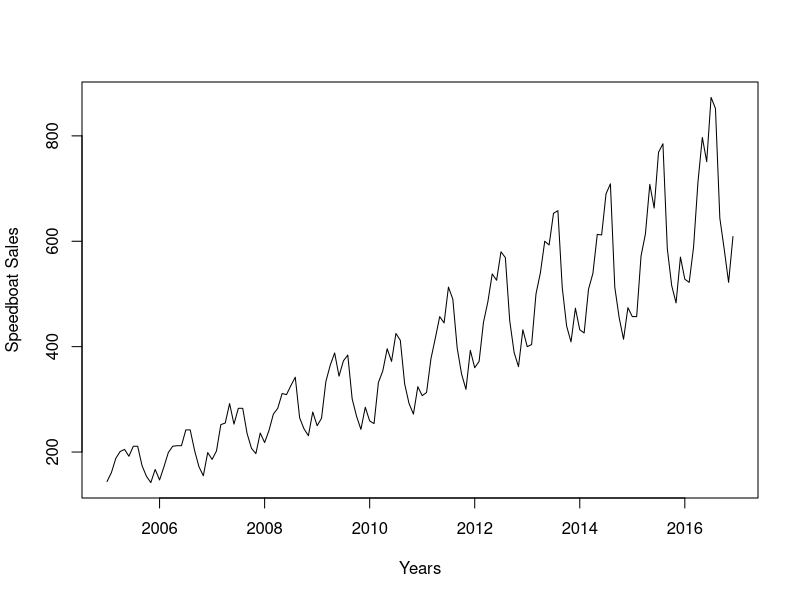
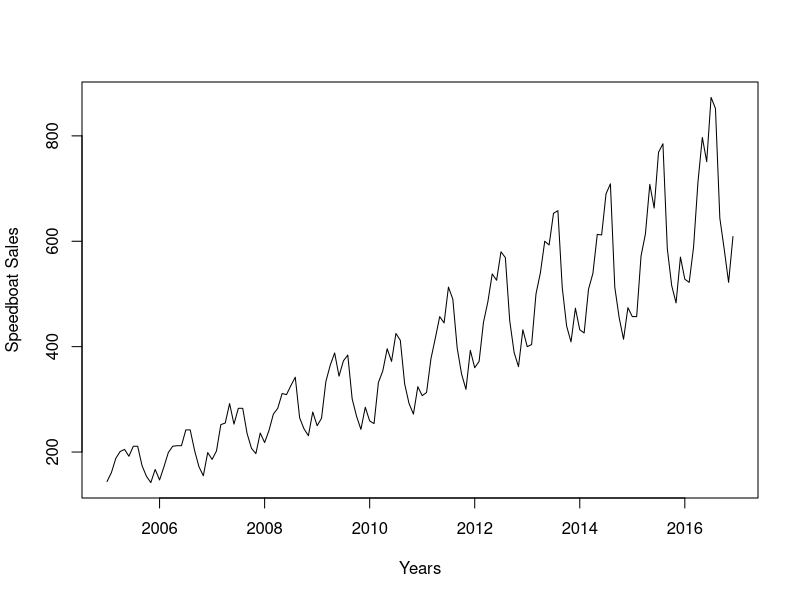
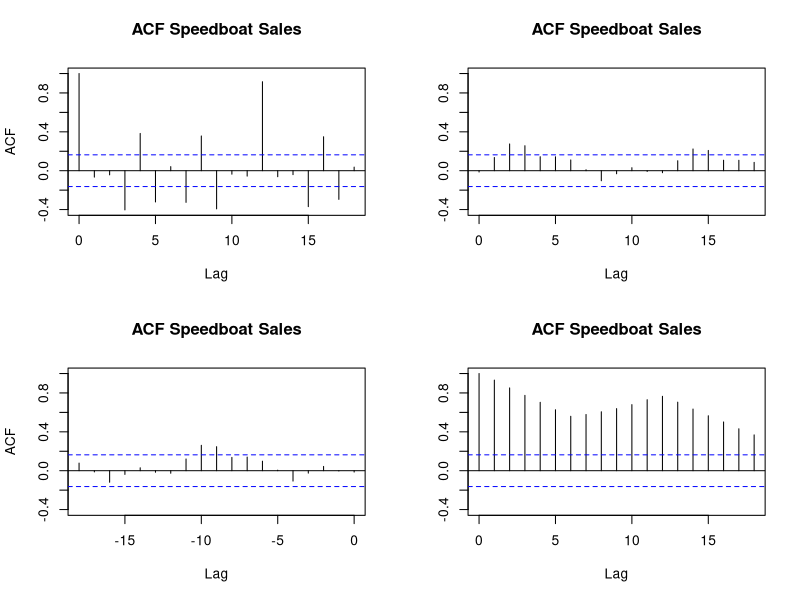
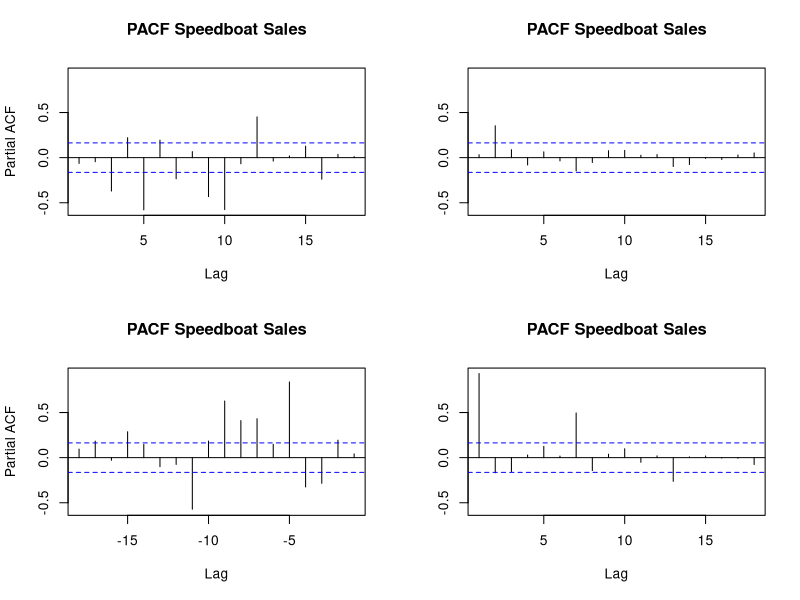
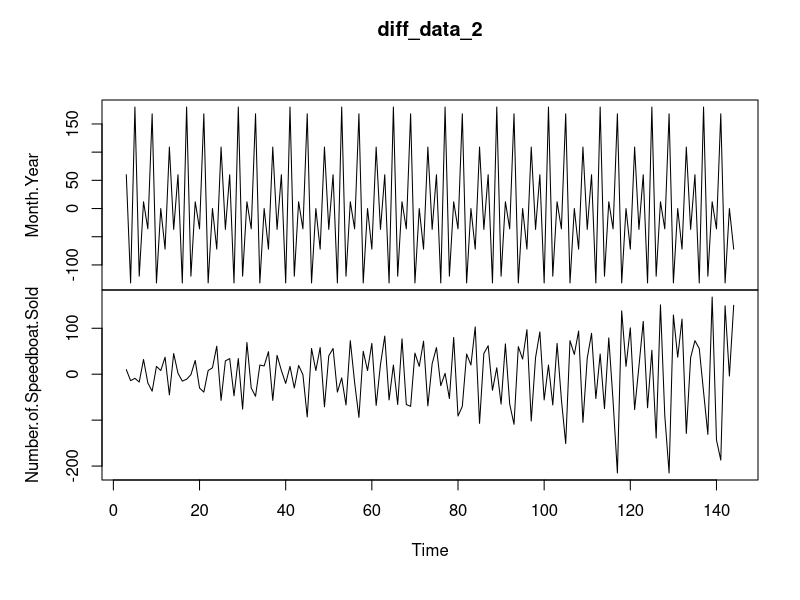
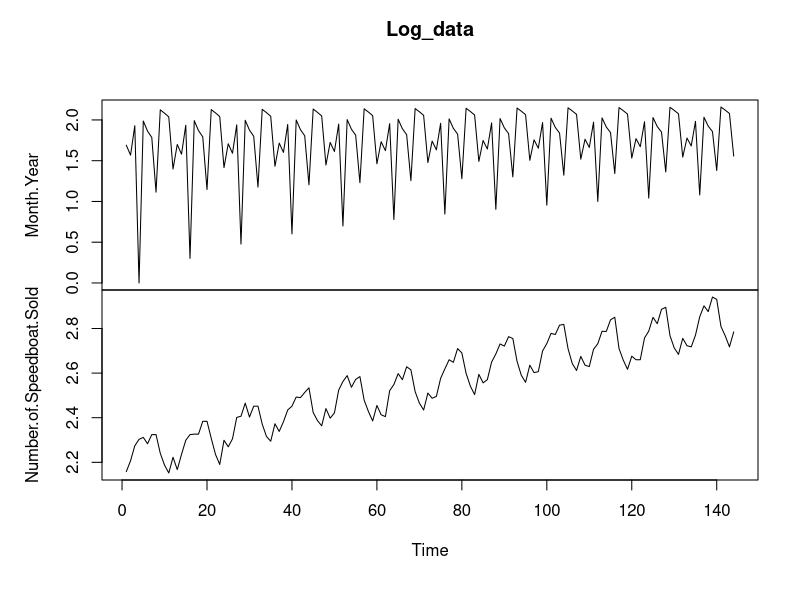
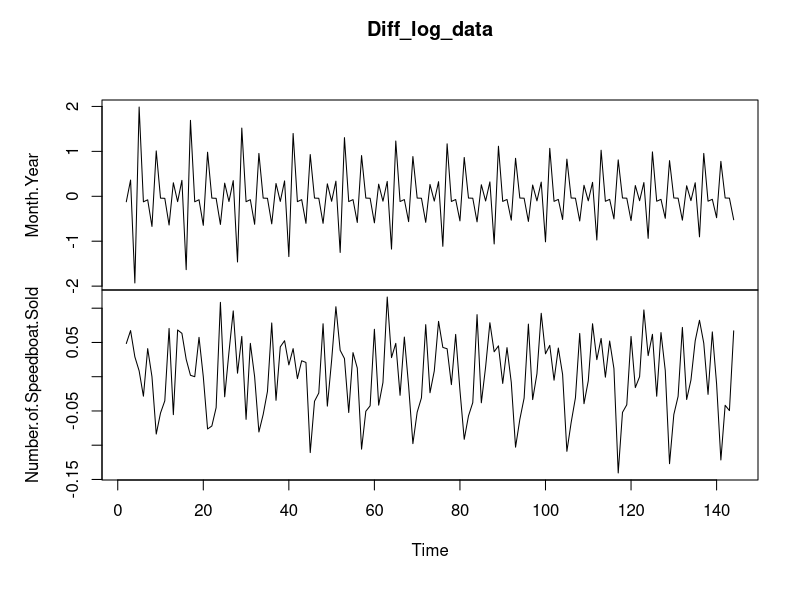
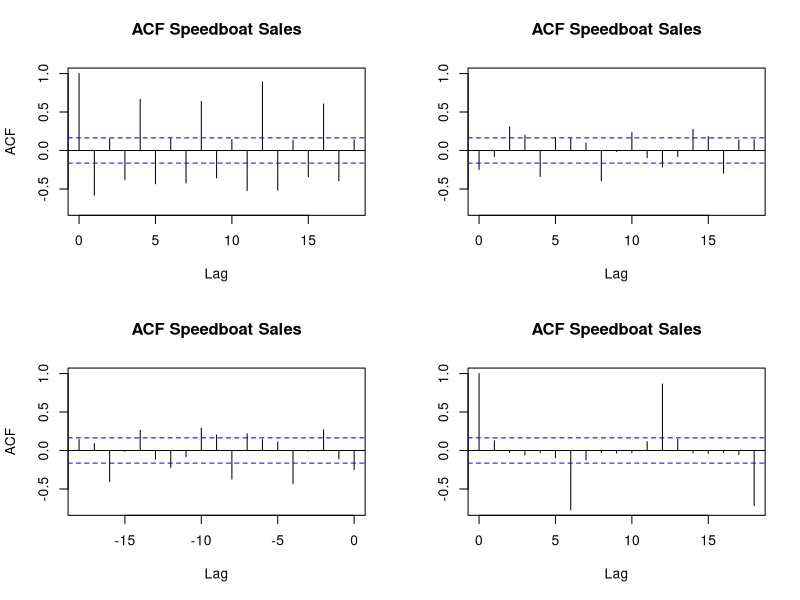

Reproduce these figures in R, in order.
## ---- chunk 1


sb_data <- read.csv("datasets/Speedboat_Sales.csv")



## ---- chunk 2
head(sb_data)
## ---- chunk 3

#install.packages("Forecast")

library(forecast)

## ---- chunk 4
data = ts(sb_data[,2],start = c(2005,1),frequency = 12)

plot(data, xlab="Years", ylab = "Speedboat Sales")
## ---- chunk 5
data = ts(sb_data[,2],start = c(2005,1),frequency = 12)

plot(data, xlab="Years", ylab = "Speedboat Sales")
## ---- chunk 6
par(mfrow = c(1,2))

acf(ts(sb_data),main="ACF Speedboat Sales")
pacf(ts(sb_data),main="PACF Speedboat Sales")
## ---- chunk 7
#par(mfrow = c(1,1))

diff_data = diff(  ts(sb_data)  )
#plot(diff_data,ylab="Differenced Speedboat Sales")
## ---- chunk 8
diff_data_2 = diff(diff_data)
plot(diff_data_2,ylab="Differenced Speedboat Sales")
## ---- chunk 9
Log_data = log10(  ts(sb_data)  )

plot(Log_data,ylab="Log Speedboat Sales")
## ---- chunk 10
Diff_log_data = diff(Log_data)

plot(Diff_log_data,ylab="Difference Log Speedboat Sales")
## ---- chunk 11
par(mfrow = c(1,2))

acf(ts(Diff_log_data),main="ACF Speedboat Sales")
pacf(ts(Diff_log_data),main="PACF Speedboat Sales")
## ---- chunk 12
ARIMAfit = auto.arima (  Log_data[,2] ,approximation=FALSE,
    trace=FALSE)

summary(ARIMAfit)
## ---- chunk 13

pred = forecast(ARIMAfit, n.ahead = 36)
pred
## ---- chunk 14
plot(data,type="l",xlim=c(2006,2020),ylim=c(1,1600),xlab = "Year",ylab = "Speedboat Sales")
lines(10^(pred$pred),col="blue")
#lines(10^(pred$pred+2*pred$se),col="orange")
#lines(10^(pred$pred-2*pred$se),col="Brown")

## ---- chunk 15
par(mfrow=c(1,2))
acf(ts(ARIMAfit$residuals),main="ACF Residual")

pacf(ts(ARIMAfit$residuals),main="PACF Residual")
